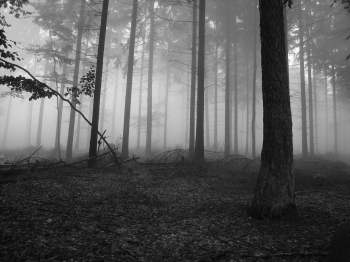
#> input picture gray_mist_7711.jpg, 350 x 262 px
$ jupyter execute Ch02.ipynb   (shell and % lines are left out)
#> lines starting #> are read from the running program, lines starting #| are printed output that depends on the picture
### utils.py

import numpy as np

def make_histogram(img):
    L = img.max() + 1
    M = img.shape[0]
    N = img.shape[1]
    hist = []
    hist_hat = []
    for ldx in range(L):
        hist.append((img==ldx).sum())
        hist_hat.append((img==ldx).sum()/(M*N))

    return hist, hist_hat

def make_histogram_eq(img):
    tmp_img = np.zeros_like(img)
    L = img.max()+1
    hist, hist_hat = make_histogram(img)
    c = []
    t = []
    c_i = 0
    for i in hist_hat:
        c_i += i
        c.append(c_i)
        t.append(round(c_i*(L-1)))
    for pdx, pix in enumerate(t):
        tmp_img += (img==pdx)*np.uint8(pix)
    return hist, c, t, tmp_img

def w0_t(hist_hat, t):
    return sum(hist_hat[:t+1]) + 1e-7

def w1_t(hist_hat, t):
    return sum(hist_hat[t+1:]) + 1e-7

# [137 lines left out: functions m0_t, m1_t, v0_t, v1_t, ostu, correlation and 3 more, not called in this run]

def color_rev(img):
    return img.max()-img

def gamma_corr(img, gamma):
    return img.max() * (img/img.max())**gamma

# [18 lines left out: functions gaussian_function, gaussian_filter, not called in this run]


### Ch02.ipynb
# Histogram

[cell 1]
import cv2, math
from utils import *
import numpy as np
from matplotlib import pyplot as plt

[cell 2]
te_img = cv2.imread('./gray_mist_7711.jpg')
#> te_img is the input picture: shape (262, 350, 3); min 4, max 254, mean 94.1
te_img = cv2.cvtColor(te_img, cv2.COLOR_BGR2GRAY)
#> te_img: shape (262, 350)

[cell 3]
te_img.max()
#> Out = 254

[cell 4]
hist, hist_hat = make_histogram(te_img)
#> in make_histogram, `L = img.max() + 1`: L = 255
#> after the loop in make_histogram, `for ldx in range(L):`: hist = 255 values, max 1349 at index 30, min 0 at index 0, mean 359.6; hist_hat = 255 values, max 0.0147 at index 30, min 0 at index 0, mean 0.00392

[cell 5]
len(hist)
#> Out = 255

[cell 6]
plt.plot(hist, 'r')
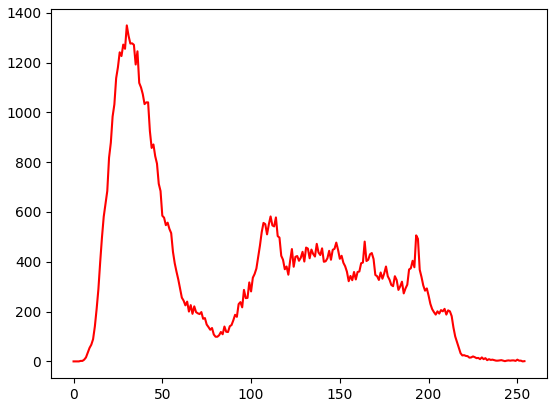
#> figure drawn by matplotlib, 1 panel; curve peaks at x = 30, y = 1349

[cell 7]
x, y, z, out = make_histogram_eq(te_img)
#> the loop in make_histogram_eq, `for i in hist_hat:` made 255 passes
#> (i, c_i) on passes 2 to 4: (0, 0), (0, 0), (0, 0)
#> after the loop in make_histogram_eq, `for i in hist_hat:`: c = 255 values from 0 to 1; c_i = 1; t = 255 values from 0 to 254
#> the loop in make_histogram_eq, `for pdx, pix in enumerate(t):` made 255 passes
#> pix on passes 1 to 3: 0, 0, 0
#> after the loop in make_histogram_eq, `for pdx, pix in enumerate(t):`:
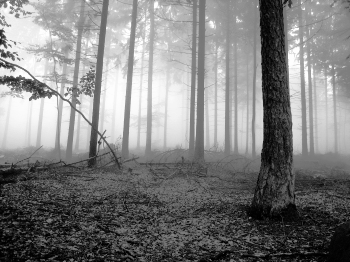
#> tmp_img: shape (262, 350); min 0, max 254, mean 127.9
#> x has the same summary as hist in make_histogram; y = 255 values from 0 to 1; z = 255 values from 0 to 254

[cell 8]
eq_hist = make_histogram(out)

[cell 9]
plt.plot(eq_hist[0])
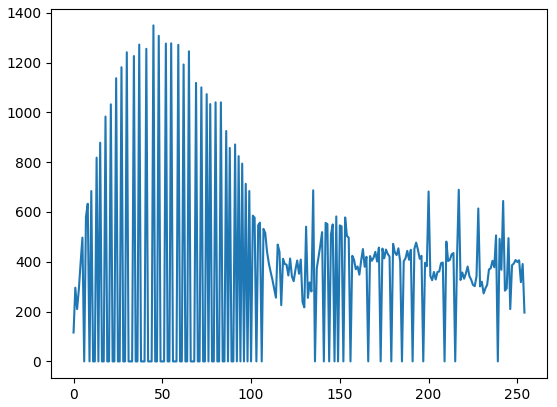
#> figure drawn by matplotlib, 1 panel; curve peaks at x = 45, y = 1349

[cell 10]
plt.subplot(121)
plt.imshow(te_img, cmap = 'gray')
plt.subplot(122)
plt.imshow(out, cmap = 'gray')
plt.show()
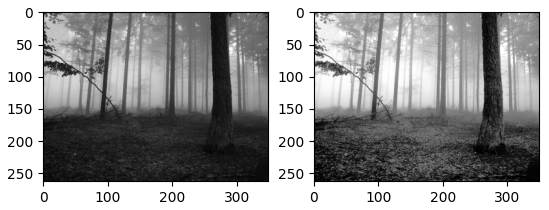
#> figure drawn by matplotlib, 2 panels
